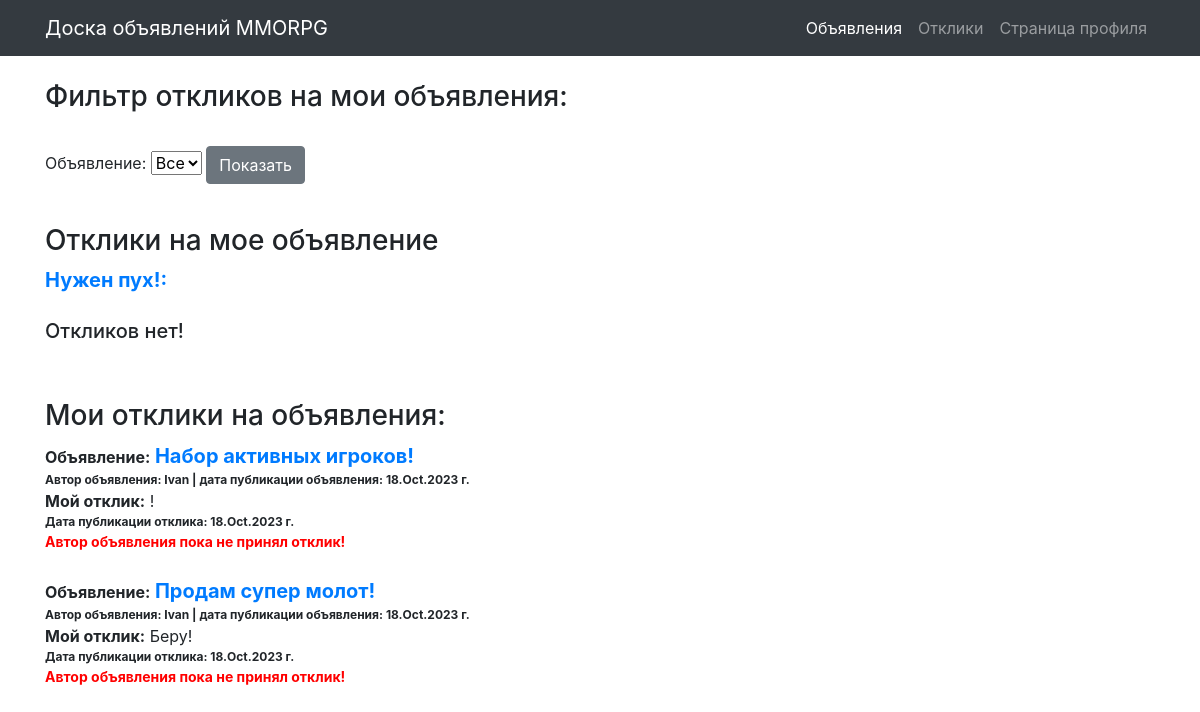
Screenshot of /responses/4 (signed in) with the database file from the repository.
### board/models.py (models this page shows)
class Post(models.Model):
    author = models.ForeignKey(User, on_delete=models.CASCADE)
    CAT = (('tanks', 'Танки'),
           ('healers', 'Хилы'),
           ('damage_dealers', 'ДД'),
           ('dealers', 'Торговцы'),
           ('gildmasters', 'Гилдмастеры'),
           ('quest_givers', 'Квестгиверы'),
           ('blacksmiths', 'Кузнецы'),
           ('tanners', 'Кожевники'),
           ('potion_makers', 'Зельевары'),
           ('spell_masters', 'Мастера заклинаний'))
    category = models.CharField(max_length=15, choices=CAT, verbose_name='Категория')
    dateCreation = models.DateTimeField(auto_now_add=True)
    title = models.CharField(max_length=256, verbose_name='Название')
    text = RichTextField()

class Response(models.Model):
    author = models.ForeignKey(User, on_delete=models.CASCADE)
    post = models.ForeignKey(Post, on_delete=models.CASCADE)
    text = models.TextField(verbose_name='Текст')
    status = models.BooleanField(default=False)
    dateCreation = models.DateTimeField(auto_now_add=True)

### board/views.py (the view, shortened to what this page needs)
# urls.py: path('responses', Responses.as_view(), name='responses'),
class Responses(LoginRequiredMixin, ListView):
    model = Response
    template_name = 'responses.html'
    context_object_name = 'responses'
    def get_context_data(self, **kwargs):
        context = super(Responses, self).get_context_data(**kwargs)
        global title
        """
        Далее в условии - если пользователь попал на страницу через ссылку из письма, в которой содержится
        ID поста для фильтра - фильтр работает по этому ID
        """
        if self.kwargs.get('pk') and Post.objects.filter(id=self.kwargs.get('pk')).exists():
            title = str(Post.objects.get(id=self.kwargs.get('pk')).title)
            print(title)
        context['form'] = ResponsesFilterForm(self.request.user, initial={'title': title})
        context['title'] = title
        if title:
            post_id = Post.objects.get(title=title)
            context['filter_responses'] = list(Response.objects.filter(post_id=post_id).order_by('-dateCreation'))
            context['response_post_id'] = post_id.id
        else:
            context['filter_responses'] = list(Response.objects.filter(post_id__author_id=self.request.user).order_by('-dateCreation'))
        context['myresponses'] = list(Response.objects.filter(author_id=self.request.user).order_by('-dateCreation'))
        return context

### board/forms.py
class ResponsesFilterForm(forms.Form):
    def __init__(self, user, *args, **kwargs):
        super(ResponsesFilterForm, self).__init__(*args, **kwargs)
        self.fields['title'] = forms.ModelChoiceField(
            label='Объявление',
            queryset=Post.objects.filter(author_id=user.id).order_by('-dateCreation').values_list('title', flat=True),
            empty_label="Все",
            required=False
        )

### templates/responses.html (shortened to what this page needs)
{% extends 'default.html' %}
{% load bootstrap4 %}
{% block content %}
    <br>
    <h3>Фильтр откликов на мои объявления:</h3><br>
	<form method="POST">
        {{ form }}
		<input class="btn btn-secondary" type="submit" value="Показать">
	</form><br>
    {% if title %}
        <h3>Oтклики на мое объявление</h3>
        <a href="/post/{{ response_post_id }}" style="font-size: 20px;"><b>{{ title }}:</b></a><br>
        {% if filter_responses %}
            {% for response in filter_responses %}
                <a><b>Отклик: </b></a>{{ response.text }}<br>
                <span style="font-size: 12px;"><b>Автор отклика: {{ response.author.username }} |
                    дата публикации отклика: {{ response.dateCreation|date:'d.M.Y' }} г.</b></span><br>
                {% if response.status == False %}
                    <a href="/response/accept/{{ response.id }}" style="font-size: 12px; color:green"><b>Принять</b></a>
                    <a>&nbsp;&nbsp;&nbsp;</a>
                    <a href="/response/delete/{{ response.id }}" style="font-size: 12px; color:red"><b>Удалить</b></a>
                {% else %}
                    <a style="font-size: 14px; color:green"><b>Отклик принят</b></a>
                {% endif %}
                <br><br>
            {% endfor %}
        {% else %}
            <br>
            <h5>Откликов нет!</h5>
        {% endif %}
    {% endif %}
    <br><br>
    <h3>Мои отклики на объявления:</h3>
    {% if myresponses %}
        {% for response in myresponses %}
            <a><b>Объявление:</b></a>
            <a href="/post/{{ response.post_id }}" style="font-size: 20px;"><b>{{ response.post.title }}</b></a><br>
            <span style="font-size: 12px;"><b>Автор объявления:  {{ response.post.author.username }} |
                дата публикации объявления: {{ response.post.dateCreation|date:'d.M.Y' }} г.</b></span><br>
            <a><b>Мой отклик:</b></a>
            {{ response.text }}<br>
            <span style="font-size: 12px;"><b>Дата публикации отклика: {{ response.dateCreation|date:'d.M.Y' }} г.</b></span><br>
            {% if response.status == True %}
                <a style="font-size: 14px; color:green"><b>Автор объявления принял отклик!</b></a>
            {% else %}
                <a style="font-size: 14px; color:red"><b>Автор объявления пока не принял отклик!</b></a>
            {% endif %}
        <br><br>
        {% endfor %}
    {% else %}
        <h5>Откликов нет!</h5>
    {% endif %}
{% endblock content %}

### rows the page displays
Post: title "Нужен пух!"
Response: post "Набор активных игроков!", post.author.username "Ivan", post.dateCreation "18.Oct.2023", text "!", dateCreation "18.Oct.2023", status "Автор объявления пока не принял отклик!"
Response: post "Продам супер молот!", post.author.username "Ivan", post.dateCreation "18.Oct.2023", text "Беру!", dateCreation "18.Oct.2023", status "Автор объявления пока не принял отклик!"
